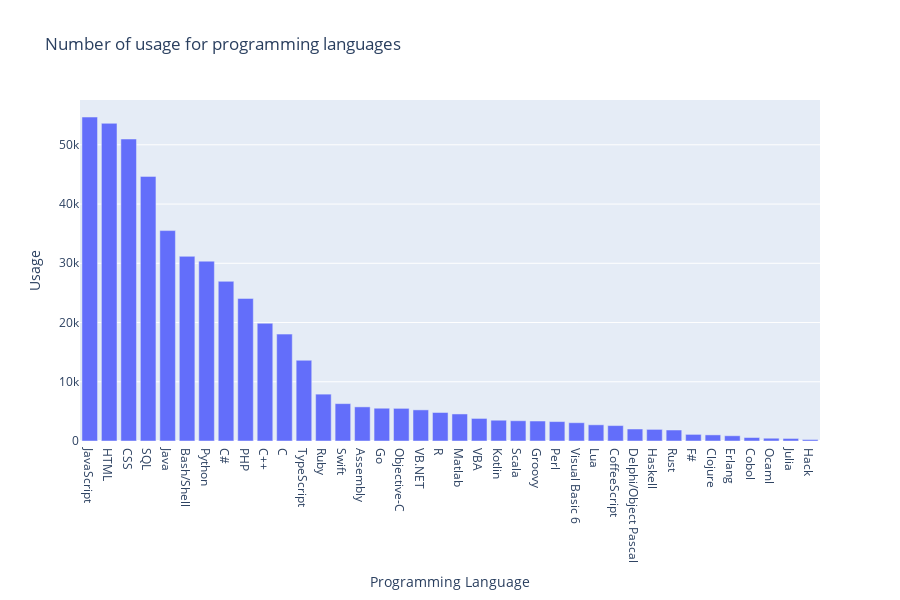

Write notebook code for a chart like this one.
### Code cell
fig = px.bar(x=list(sorted_langs.keys()), y=list(sorted_langs.values()), labels={'x':"Programming Language", 'y': "Usage"}, title="Number of usage for programming languages")
fig.show()

### Figure 1 — Plotly figure (JSON) as saved in the notebook; plotly's stock layout.template omitted (floating-point values rounded to 4 significant figures)
{"data": [{"alignmentgroup": "True", "hoverlabel": {"namelength": 0}, "hovertemplate": "Programming Language=%{x}<br>Usage=%{y}", "legendgroup": "", "marker": {"color": "#636efa"}, "name": "", "offsetgroup": "", "orientation": "v", "showlegend": false, "textposition": "auto", "type": "bar", "x": ["JavaScript", "HTML", "CSS", "SQL", "Java", "Bash/Shell", "Python", "C#", "PHP", "C++", "C", "TypeScript", "Ruby", "Swift", "Assembly", "Go", "Objective-C", "VB.NET", "R", "Matlab", "VBA", "Kotlin", "Scala", "Groovy", "Perl", "Visual Basic 6", "Lua", "CoffeeScript", "Delphi/Object Pascal", "Haskell", "Rust", "F#", "Clojure", "Erlang", "Cobol", "Ocaml", "Julia", "Hack"], "xaxis": "x", "y": [54686, 53628, 50979, 44670, 35521, 31172, 30359, 26954, 24071, 19872, 18042, 13626, 7911, 6310, 5760, 5532, 5510, 5254, 4813, 4564, 3810, 3508, 3420, 3373, 3280, 3087, 2733, 2603, 2025, 1961, 1857, 1115, 1032, 886, 590, 470, 430, 254], "yaxis": "y"}], "layout": {"barmode": "relative", "height": 600, "legend": {"tracegroupgap": 0}, "title": {"text": "Number of usage for programming languages"}, "xaxis": {"anchor": "y", "domain": [0, 1], "title": {"text": "Programming Language"}}, "yaxis": {"anchor": "x", "domain": [0, 1], "title": {"text": "Usage"}}}}
